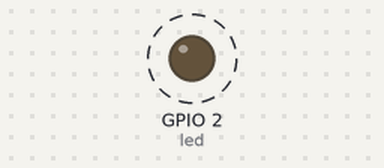
Simulated run of this program. Board: ESP32 board running MicroPython. Shown: output pins drawn as LEDs (lit = HIGH). Dashed ring = blinking. What the program prints to the serial console is not drawn.

Above: at 0.5 s.
Timing chart, 0 to 3.0 s (numbered marks = the images above):
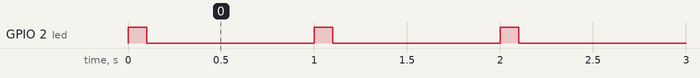

Measured:
- by itself, GPIO 2 (led): alternates HIGH for 0.10 s and LOW for 0.90 s

The program:

blink.py
```python
from machine import Pin
from time import sleep
led = Pin(2, Pin.OUT)
counter = 0
while True:
  # led.value(not led.value())
  led.value(1)
  sleep(0.1)
  led.value(0)
  counter += 1
  print(counter)
  sleep(0.9)
```
